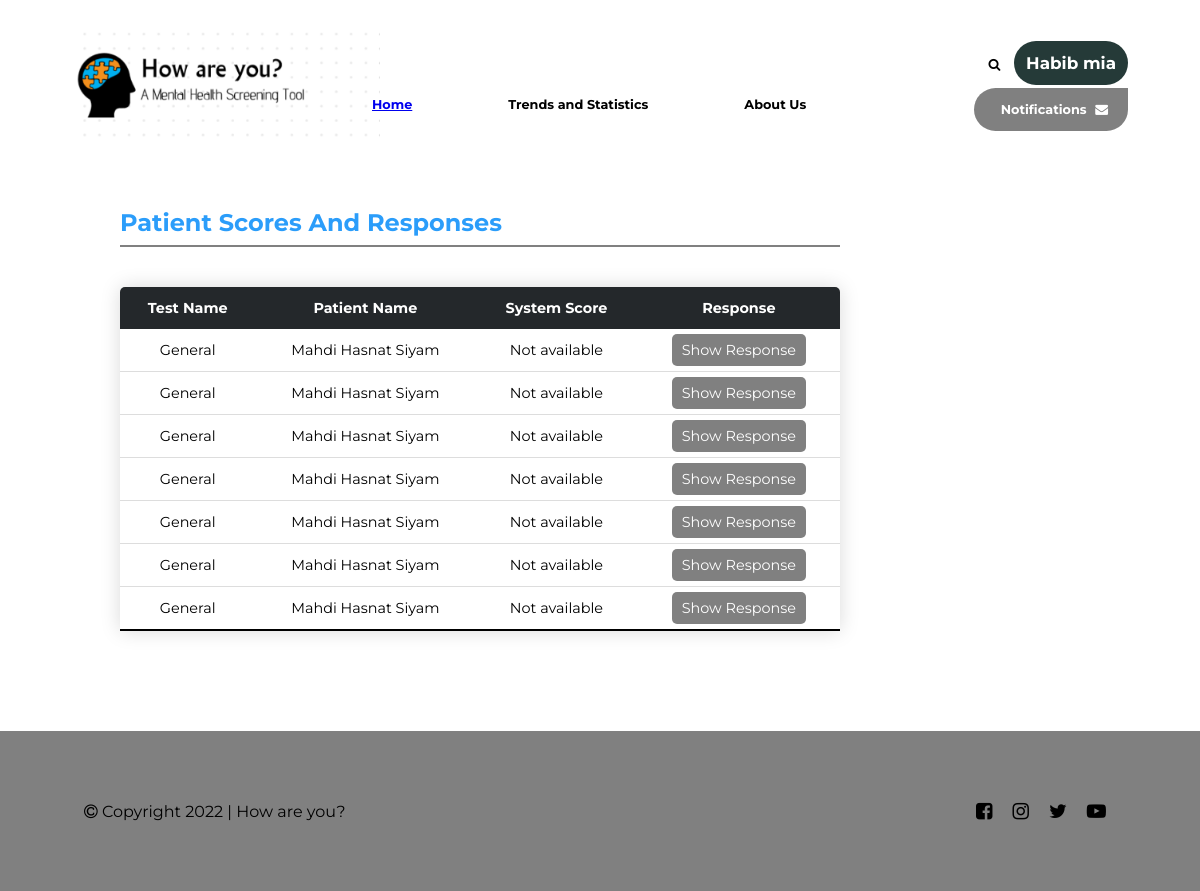
Page /test_result_poll (signed in) on the earlier database version.
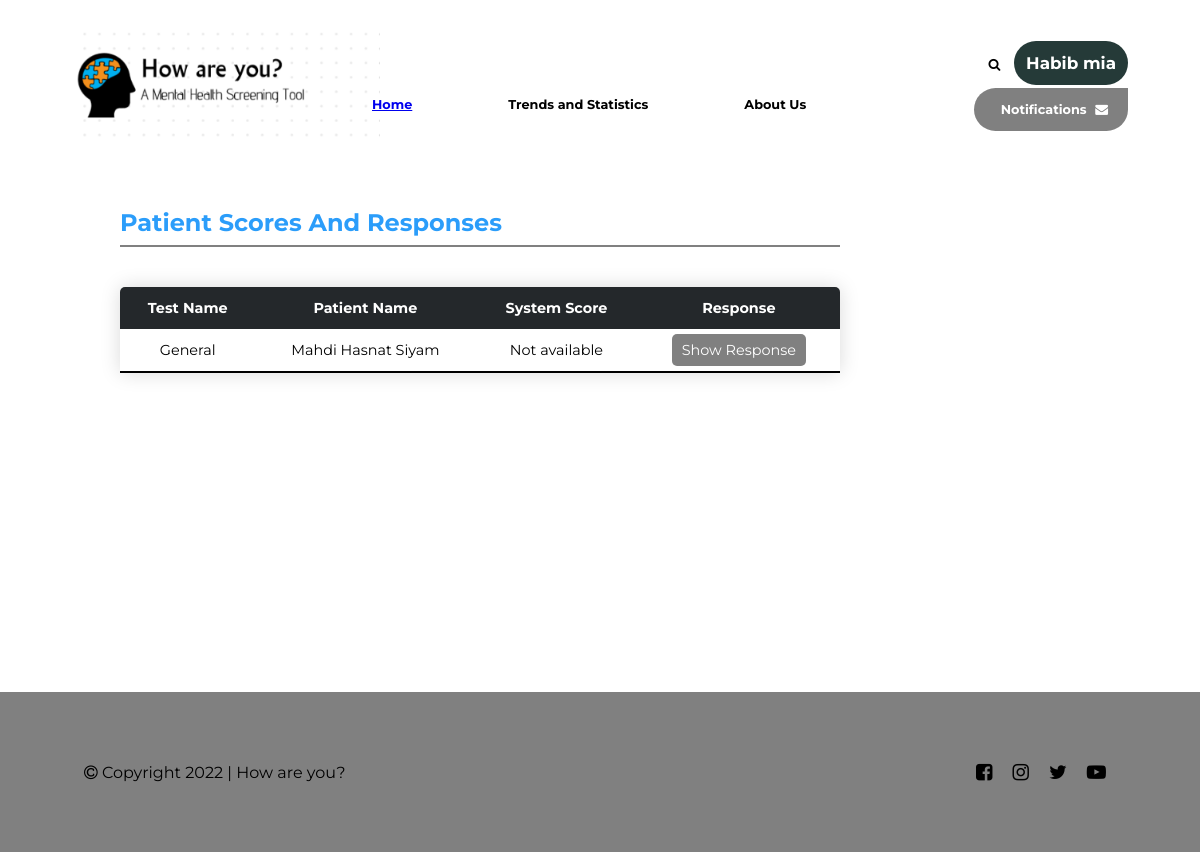
Same page on the later database version.
### persons/models.py (models this page shows, shortened)
class Person(models.Model):
	username = models.CharField(max_length=200,primary_key=True)
	name = models.CharField(max_length=200, default="Unknown")
	password = models.CharField(max_length=50)
	email = models.EmailField(max_length=50)
	joined_at = models.DateTimeField(default=timezone.now)
	date_of_birth = models.DateTimeField(default=timezone.now,null=False,blank=False)
	gender = models.CharField(
        max_length=1,
        choices=Gender.choices,
        null=False,
        blank=False,
        default=Gender.FEMALE,
    )
	mobile_number = models.CharField(null=True,max_length=50,blank=True)

### take_questionnaire/models.py (models this page shows, shortened)
class TestResult(models.Model):
    test = models.ForeignKey(Test, on_delete=models.CASCADE)
    patient = models.ForeignKey(Patient, on_delete=models.CASCADE)
    verifier = models.ForeignKey(Psychiatrist, on_delete=models.SET_NULL, null=True, blank=True,default=None,related_name='verified_testresult')
    questions = models.ManyToManyField(Question, through='Answer')
    submission_time = models.DateTimeField(default=timezone.now)
    verification_time = models.DateTimeField(null=True, blank=True)
    comment = models.TextField(default='')
    dieaseses = models.ManyToManyField(Dieases)
    consultations = models.ManyToManyField(Psychiatrist)
    def sum_score(self):
        score = 0
        for question in self.questions.all():
            answer = Answer.objects.get(testresult=self, question=question)
            score += answer.score
        if not self.test.has_score:
            return 'Not available'

class Test(models.Model):
    added_by = models.ForeignKey(Psychiatrist, on_delete=models.DO_NOTHING)
    details_gimmic = models.CharField(max_length=TEXT_FIELD, default=UNSPECIFIED)
    instruction = models.CharField(max_length=TEXT_FIELD, default=UNSPECIFIED)
    details_duration = models.CharField(max_length=TEXT_FIELD, default=UNSPECIFIED)
    name = models.CharField("Name of the test", max_length=FIELD_LENGTH, null=False, blank=False)
    created_at = models.DateTimeField(default=timezone.now)
    is_approved = models.CharField(max_length=CHOICE_LENGTH, choices=Status.choices, default=Status.PENDING_APPROVAL)
    questions = models.ManyToManyField(Question, through='TestQuestion')
    has_score = models.BooleanField(default=False)

class Question(models.Model):
    added_by = models.ForeignKey(Psychiatrist, on_delete=models.CASCADE)
    class QuestionType(models.TextChoices):
        RADIO = 'RD', gettext_lazy('Radio')
        SLIDER = 'SL', gettext_lazy('Number Slider')
        MUL_CHOICE = 'CH', gettext_lazy('Multiple Choice')
    type = models.CharField(max_length=2, choices=QuestionType.choices, default=QuestionType.RADIO)
    created_at = models.DateTimeField(default=timezone.now)
    changed_at = models.DateTimeField(default=timezone.now)
    question_text = models.CharField(max_length=TEXT_FIELD, null=False, blank=False, default=UNSPECIFIED)

class Answer(models.Model):
    testresult = models.ForeignKey(TestResult, on_delete=models.CASCADE)
    question = models.ForeignKey(Question, on_delete=models.CASCADE)
    response = models.IntegerField(null=False, blank=False)
    score = models.IntegerField(default=0)

### psychiatrists/views.py (the view)
# urls.py: path('test_result_poll', views.test_result_poll, name='test_result_poll'),
def test_result_poll(request):
	assert('username' in request.session)
	context={}
	context['my'] = Psychiatrist.objects.get(username=request.session['username'])
	context['testresults'] = TestResult.objects.filter(verifier = None)
	return render(request , 'psychiatrists/test_result_poll.html',context)

### psychiatrists/templates/psychiatrists/test_result_poll.html (shortened to what this page needs)
{% load static %}
<!DOCTYPE html>
<html lang="en">
<head>
    <link rel="stylesheet" href="https://cdnjs.cloudflare.com/ajax/libs/font-awesome/4.7.0/css/font-awesome.min.css">
    <link rel="stylesheet" href="{% static 'psychiatrists/zaber.css' %}">
    <link rel="stylesheet" href="{% static 'psychiatrists/styles.css' %}">
</head>
<body>
    <div class="container">
        <section class="header">
            {% include "logo.html" %}
            <nav>
                <ul class="nav-links">
                    <li><a href="{% url 'persons:index' %}" > Home </a></li>
                    <li>Trends and Statistics</li>
                    <li>About Us</li>
                </ul>
                <span class="nav-right">
                    <span>
                        <i class="fa fa-search" style="margin-right: 10px;"></i>
                        <span class="avatar" onclick="document.getElementById('logout-modal-id').style.display='block'" style="cursor: pointer;">{{my.name}}</span>
                    </span>
                    <span class="notifi-box">
                        Notifications
                        <i class="fa fa-envelope" style="margin-left: 5px;"></i>
                    </span>
                </span>
            </nav>
        </section>
        <section class="body-sec">
            <ul class="test-ovrs">
                <li>
                    <span class="test-name">Patient Scores And Responses</span><br>
                    <hr style="border: 1px solid grey; margin-top: 1ex; width: 75%;">
                </li>
            </ul>
            <table class="content-table">
                <thead>
                    <tr>
                    <th>Test Name</th>
                    <th>Patient Name</th>
                    <th>System Score</th>
                    <th>Response</th>
                    </tr>
                </thead>
                <tbody>
                    {% for testresult in testresults%}
                    <tr>
                        <td>{{testresult.test.name}}</td>
                        <td>{{testresult.patient.name}}</td>
                        <td>{{testresult.sum_score}}</td>
                        <td> <span class="table-elem" onclick="location.href='{% url 'psychiatrists:test_result_varify' testresult.id %}'">Show Response</span> </td>
                    </tr>
                    {% endfor %}
                </tbody>
            </table>
        </section>
    </div>
    <section class="footer">
        <span><i class="fa fa-copyright"></i> Copyright <span class="year"></span> | How are you?</span>
        <div>
            <ul class="social-media">
                <li><a href="#"><i class="fa fa-facebook-square"></i></a></li>
                <li><a href="#"><i class="fa fa-instagram"></i></a></li>
                <li><a href="#"><i class="fa fa-twitter"></i></a></li>
                <li><a href="#"><i class="fa fa-youtube-play"></i></a></li>
            </ul>
        </div>
    </section>
</body>
</html>

### templates/logo.html
{% load static %}
<div class="logo" >
		<span>
			<img src="{% static 'persons/logo.png' %}" alt="How are you?" height="40%" width="40%" >
		</span>
</div>

### psychiatrists/static/psychiatrists/zaber.css (style rules this page uses)
.content-table { border-collapse: collapse; margin: 25px 0; font-size: 0.9em; width: 75%; border-radius: 5px 5px 0 0; overflow: hidden; box-shadow: 0 0 20px rgba(0, 0, 0, 0.15); }
.content-table thead tr { background-color: rgb(36, 40, 43); color: #ffffff; text-align: left; font-weight: bold; }
.content-table th, .content-table td { padding: 12px 15px; }
.content-table tbody tr { border-bottom: 1px solid #dddddd; }
.content-table tbody tr:last-of-type { border-bottom: 2px solid black; }
.table-elem { padding: 7px; padding-left: 10px; padding-right: 10px; border-radius: 5px; background-color: gray; color: white; }
td, th { text-align: center; vertical-align: middle; }

### psychiatrists/static/psychiatrists/styles.css (style rules this page uses)
* { margin: 0; padding: 0; box-sizing: border-box; }
body { font-family: "Montserrat", sans-serif; }
.container { margin-top: 4vh; margin-left: 6vw; margin-right: 6vw; min-height: 70vh; }
.logo { position: absolute; overflow: hidden; }
nav { display: flex; align-items: center; justify-content: space-between; position: relative; min-height: 15vh; }
.nav-links { display: flex; margin-left: 25vw; margin-top: 3vh; list-style: none; }
.nav-links li { position: relative; padding-right: 6rem; font-size: 0.8rem; font-weight: bold; }
.nav-links li::after { content: ""; position: absolute; width: 50%; height: 2px; bottom: -2px; left: 0; background-color: rgb(88, 88, 230); visibility: hidden; transform: scaleX(0); transform-origin: top left; transition: all 0.3s ease-in-out 0s; }
.nav-right { justify-self: flex-end; display: flex; flex-direction: column; flex-wrap: wrap; text-align: right; font-weight: bold; font-size: 0.8rem; }
.body-sec { margin-top: 7vh; margin-left: 4vw; margin-right: 4vw; }
.test-ovrs { list-style: none; }
.test-ovrs li { margin-bottom: 5vh; }
.test-name { color: #2b9dfa; font-weight: bold; font-size: 1.5rem; }
.footer { display: flex; align-items: center; justify-content: space-between; min-height: 20vh; background-color: gray; padding-left: 7vw; padding-right: 7vw; margin-top: 100px; }
.social-media { display: flex; list-style: none; }
.social-media li { padding: 10px; font-size: 1.2rem; }
.social-media li > a { text-decoration: none; color: black; }
.avatar { color: white; font-size: 1.05rem; background-color: rgb(37, 58, 56); border-radius: 100px; padding: 12px; margin-bottom: 10; }
.notifi-box { padding: 14px; padding-left: 27px; padding-right: 20px; border-radius: 25px 0 25px 25px; margin-top: 15px; color: white; background-color: gray; }

Differences in the rows shown:
removed TestResult: test.name "General", patient.name "Mahdi Hasnat Siyam", sum_score "Not available"
removed TestResult: test.name "General", patient.name "Mahdi Hasnat Siyam", sum_score "Not available"
removed TestResult: test.name "General", patient.name "Mahdi Hasnat Siyam", sum_score "Not available"
removed TestResult: test.name "General", patient.name "Mahdi Hasnat Siyam", sum_score "Not available"
removed TestResult: test.name "General", patient.name "Mahdi Hasnat Siyam", sum_score "Not available"
removed TestResult: test.name "General", patient.name "Mahdi Hasnat Siyam", sum_score "Not available"
